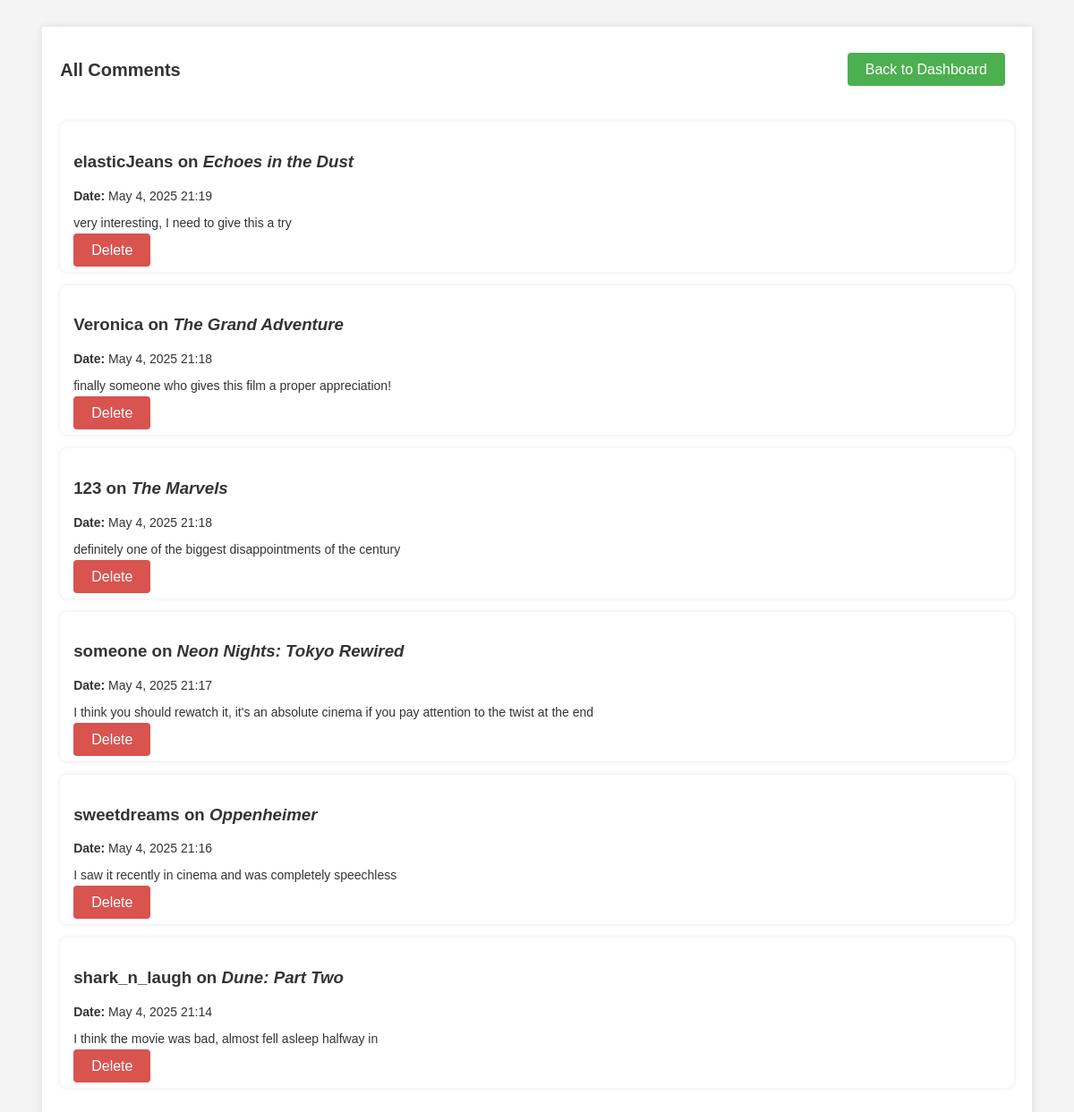
The page /admin_comments.php (signed in) on the database its author committed.
### tables this page shows
CREATE TABLE `comments` (
  `id` int NOT NULL,
  `article_id` int NOT NULL,
  `comment_name` varchar(100) DEFAULT NULL,
  `content` text NOT NULL,
  `created_at` datetime DEFAULT CURRENT_TIMESTAMP
);

CREATE TABLE `articles` (
  `id` int NOT NULL,
  `title` varchar(255) NOT NULL,
  `content` text NOT NULL,
  `created_at` datetime DEFAULT CURRENT_TIMESTAMP,
  `rating` int DEFAULT '0'
);

### _inc/classes/Comments.php (called while the page is built, shortened)
<?php
    class Comments{
        private $pdo;
        public function __construct($pdo){
            $this->pdo = $pdo;
        }
        public function getAllComments(){
            $stmt = $this->pdo->prepare("
                SELECT comments.id, comments.comment_name, comments.content, comments.created_at, comments.article_id, articles.title AS article_title
                FROM comments
                JOIN articles ON comments.article_id = articles.id
                ORDER BY comments.created_at DESC
            ");
            $stmt->execute();
            return $stmt->fetchAll(PDO::FETCH_ASSOC);
        }
    }
?>

### admin_comments.php (the view, shortened to what this page needs)
<?php
include('_inc/partials/head.php');
$db = new Database();
$pdo = $db->getConnection();
$commentObj = new Comments($pdo);
$comments = $commentObj->getAllComments();
?>
<!DOCTYPE html>
<html lang="en">
<head>
    <link rel="stylesheet" href="css/admin_style.css">
</head>
<body>
<div id="templatemo_content">
    <div class="admin_topbar">
        <h2>All Comments</h2>
        <div class="right_buttons">
            <a href="admin_main.php" class="submit_button">Back to Dashboard</a>
        </div>
    </div>
    <?php if (($comments)): ?>
        <?php foreach ($comments as $comment): ?>
            <div class="post_section">
                <h3><?= htmlspecialchars($comment['comment_name']) ?> on
                    <em><?= htmlspecialchars($comment['article_title']) ?></em>
                </h3>
                <p><strong>Date:</strong> <?= date('F j, Y H:i', strtotime($comment['created_at'])) ?></p>
                <p><?= nl2br(htmlspecialchars($comment['content'])) ?></p>
                <a href="?delete_id=<?= $comment['id'] ?>" class="submit_button logout_button">Delete</a>
            </div>
        <?php endforeach; ?>
    <?php else: ?>
        <p>No comments found.</p>
    <?php endif; ?>
</div>
</body>
</html>

### css/admin_style.css (style rules this page uses)
body { font-family: Arial, sans-serif; background-color: #f4f4f4; color: #333; }
#templatemo_content { width: 90%; margin: 30px auto; background-color: #fff; padding: 20px; box-shadow: 0 0 10px rgba(0, 0, 0, 0.1); }
.submit_button { background-color: #4CAF50; color: white; padding: 10px 20px; text-decoration: none; border-radius: 4px; }
.post_section { background-color: #fff; padding: 15px; margin-bottom: 15px; border-radius: 8px; box-shadow: 0 0 5px rgba(0, 0, 0, 0.1); }
h2 { font-size: 20px; color: #333; }
p { font-size: 14px; }
.admin_topbar { display: flex; justify-content: space-between; align-items: center; margin-bottom: 30px; }
.left_buttons a, .right_buttons a { margin-right: 10px; }
.right_buttons { margin-left: auto; }
.logout_button { background-color: #d9534f; }

### rows shown on the page
comments: comment_name "elasticJeans", article.title "Echoes in the Dust", created_at "May 4, 2025 21:19", content "very interesting, I need to give this a try"
comments: comment_name "Veronica", article.title "The Grand Adventure", created_at "May 4, 2025 21:18", content "finally someone who gives this film a proper appreciation!"
comments: comment_name "123", article.title "The Marvels", created_at "May 4, 2025 21:18", content "definitely one of the biggest disappointments of the century"
comments: comment_name "someone", article.title "Neon Nights: Tokyo Rewired", created_at "May 4, 2025 21:17", content "I think you should rewatch it, it's an absolute cinema if you pay attention to the twist at the end"
comments: comment_name "sweetdreams", article.title "Oppenheimer", created_at "May 4, 2025 21:16", content "I saw it recently in cinema and was completely speechless"
comments: comment_name "shark_n_laugh", article.title "Dune: Part Two", created_at "May 4, 2025 21:14", content "I think the movie was bad, almost fell asleep halfway in"
